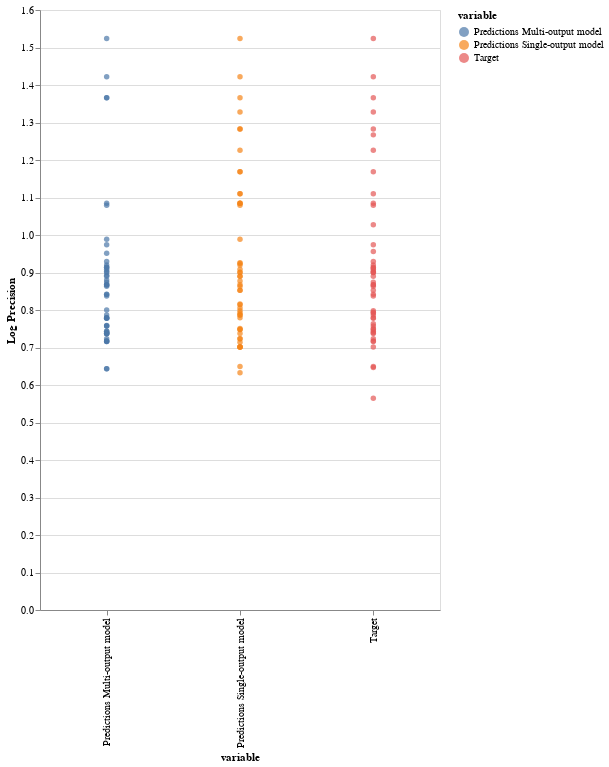

The cell this chart's notebook holds for it:
### Code cell
alt.Chart(single_multi_log_precision_df_f_id_1_melted).mark_circle().encode(
    x='variable:O',
    y='Log Precision:Q',
    color = 'variable'
).properties(
    width = 400,
    height = 600
)

### Figure 1 — Vega-Lite specification as saved in the notebook (floating-point values rounded to 4 significant figures; data arrays with more than 128 entries replaced by an {"elided": "..."} marker saying what was removed)
{"config": {"view": {"continuousWidth": 400, "continuousHeight": 300}}, "data": {"name": "data-abbbcefce80896ec198818aaa37b34d3"}, "mark": "circle", "encoding": {"color": {"type": "nominal", "field": "variable"}, "x": {"type": "ordinal", "field": "variable"}, "y": {"type": "quantitative", "field": "Log Precision"}}, "height": 600, "width": 400, "$schema": "https://vega.github.io/schema/vega-lite/v4.8.1.json", "datasets": {"data-abbbcefce80896ec198818aaa37b34d3": {"elided": "150 records"}}}
